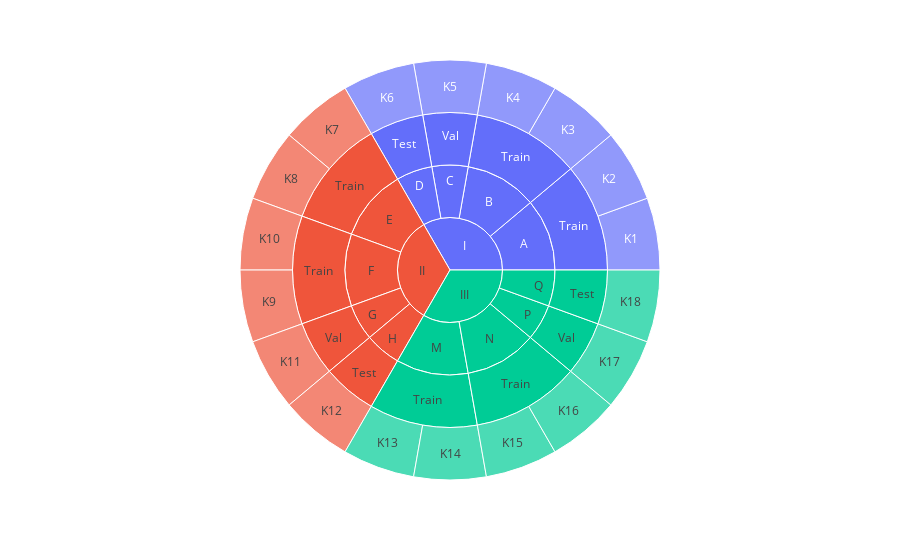

The code cell stored with this chart in its notebook:
### Code cell
import plotly.express as px
fig = px.sunburst(df, path=['Group', 'Family', 'MLSet', 'Kinase'], values='Val')
fig.show()

### Figure 1 — Plotly figure (JSON) as saved in the notebook; plotly's stock layout.template omitted (floating-point values rounded to 4 significant figures)
{"data": [{"branchvalues": "total", "domain": {"x": [0, 1], "y": [0, 1]}, "hovertemplate": "labels=%{label}<br>Val=%{value}<br>parent=%{parent}<br>id=%{id}<extra></extra>", "ids": ["I/A/Train/K1", "II/F/Train/K10", "II/G/Val/K11", "II/H/Test/K12", "III/M/Train/K13", "III/M/Train/K14", "III/N/Train/K15", "III/N/Train/K16", "III/P/Val/K17", "III/Q/Test/K18", "I/A/Train/K2", "I/B/Train/K3", "I/B/Train/K4", "I/C/Val/K5", "I/D/Test/K6", "II/E/Train/K7", "II/E/Train/K8", "II/F/Train/K9", "I/D/Test", "II/H/Test", "III/Q/Test", "I/A/Train", "I/B/Train", "II/E/Train", "II/F/Train", "III/M/Train", "III/N/Train", "I/C/Val", "II/G/Val", "III/P/Val", "I/A", "I/B", "I/C", "I/D", "II/E", "II/F", "II/G", "II/H", "III/M", "III/N", "III/P", "III/Q", "I", "II", "III"], "labels": ["K1", "K10", "K11", "K12", "K13", "K14", "K15", "K16", "K17", "K18", "K2", "K3", "K4", "K5", "K6", "K7", "K8", "K9", "Test", "Test", "Test", "Train", "Train", "Train", "Train", "Train", "Train", "Val", "Val", "Val", "A", "B", "C", "D", "E", "F", "G", "H", "M", "N", "P", "Q", "I", "II", "III"], "name": "", "parents": ["I/A/Train", "II/F/Train", "II/G/Val", "II/H/Test", "III/M/Train", "III/M/Train", "III/N/Train", "III/N/Train", "III/P/Val", "III/Q/Test", "I/A/Train", "I/B/Train", "I/B/Train", "I/C/Val", "I/D/Test", "II/E/Train", "II/E/Train", "II/F/Train", "I/D", "II/H", "III/Q", "I/A", "I/B", "II/E", "II/F", "III/M", "III/N", "I/C", "II/G", "III/P", "I", "I", "I", "I", "II", "II", "II", "II", "III", "III", "III", "III", "", "", ""], "type": "sunburst", "values": [1, 1, 1, 1, 1, 1, 1, 1, 1, 1, 1, 1, 1, 1, 1, 1, 1, 1, 1, 1, 1, 2, 2, 2, 2, 2, 2, 1, 1, 1, 2, 2, 1, 1, 2, 2, 1, 1, 2, 2, 1, 1, 6, 6, 6]}], "layout": {"legend": {"tracegroupgap": 0}, "margin": {"t": 60}}}
